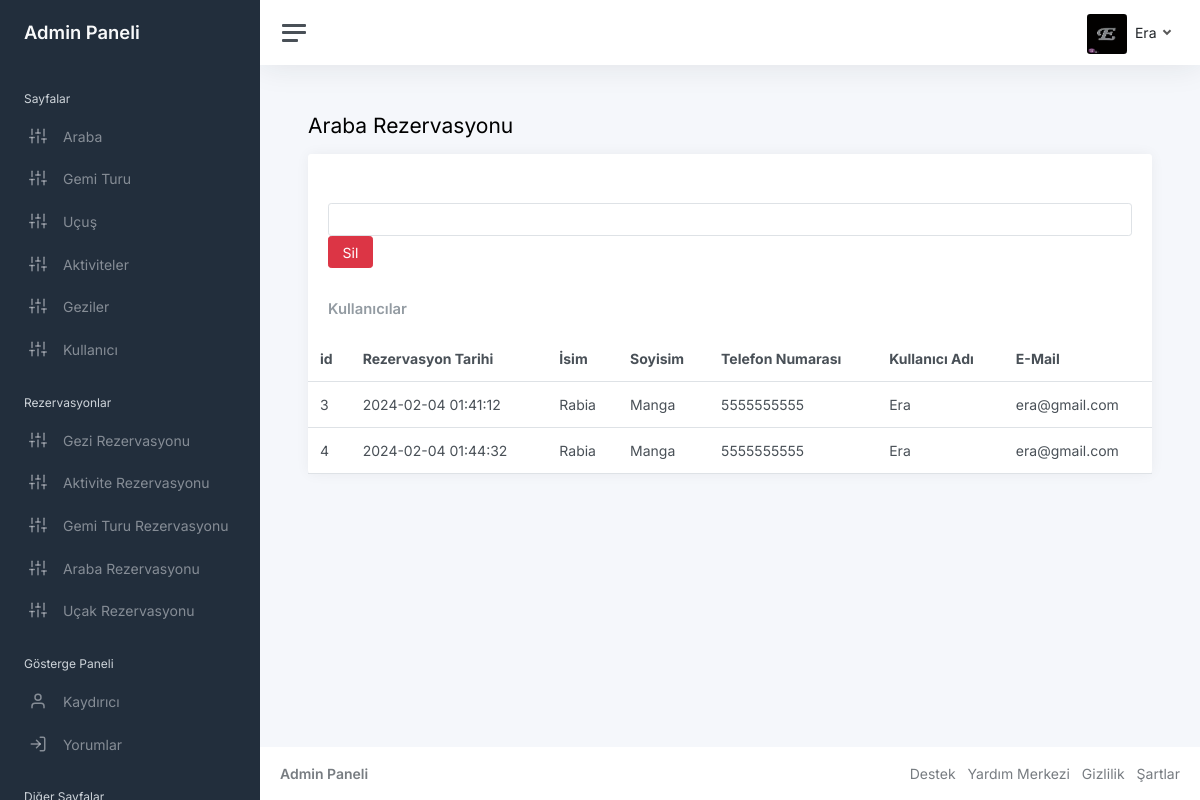
The page /admin/booking-car.php (signed in) on the database its author committed.
### tables this page shows
CREATE TABLE `bookings_car` (
  `booking_id` int(11) NOT NULL,
  `user_id` int(11) DEFAULT NULL,
  `car_id` int(11) DEFAULT NULL,
  `booking_date` timestamp NOT NULL DEFAULT current_timestamp(),
  `first_name` varchar(255) DEFAULT NULL,
  `last_name` varchar(255) DEFAULT NULL,
  `phone_number` varchar(15) DEFAULT NULL
);

CREATE TABLE `users` (
  `id` int(4) NOT NULL,
  `username` varchar(200) NOT NULL,
  `mypassword` varchar(200) NOT NULL,
  `email` varchar(200) NOT NULL,
  `create_at` timestamp NOT NULL DEFAULT current_timestamp(),
  `admin` int(3) NOT NULL
);

### admin/booking-car.php (the view, shortened to what this page needs)
<?php require "includes/header.php"?>
<main class="content">
				<div class="container-fluid p-0">
					<h1 class="h3 mb-3">Araba Rezervasyonu</h1>
					<div class="row">
						<div class="col-12">
							<div class="card">
							<div class="card-header">
</div>
							<div class="card-header">
							<form method="post">
							<input type="number" class="form-control" name="id">
<button name="submit"  class="btn btn-danger" type="submit" id="form_submit_button" class="form_submit_button button trans_200">Sil<span></span><span></span><span></span></button>
								</div>
								<div class="card-header">
									<h5 class="card-title mb-0">Kullanıcılar</h5>
								</div>
								<table class="table table-hover my-0">
									<thead>
										<tr>
                                        <th>id</th>
											<th>Rezervasyon Tarihi</th>
											<th class="d-none d-xl-table-cell">İsim</th>
											<th class="d-none d-xl-table-cell">Soyisim</th>
											<th>Telefon Numarası</th>
                                            <th>Kullanıcı Adı</th>
                                            <th>E-Mail</th>
										</tr>
									</thead>
									<tbody>
<?php
try {
    $stmt= $conn->prepare("SELECT  bt.booking_id,  bt.booking_date, bt.first_name, bt.last_name, bt.phone_number, u.username, u.email, t.title, t.price
    FROM     bookings_car bt    INNER JOIN    users u ON bt.user_id = u.id    INNER JOIN    car t ON bt.car_id = t.id     ");
    $stmt ->execute();
    while($row = $stmt->fetch(PDO::FETCH_ASSOC)){
?>
										<tr>
										<td class="d-none d-xl-table-cell"><?php echo $row["booking_id"]; ?></td>
											<td class="d-none d-xl-table-cell"><?php echo $row["booking_date"]; ?></td>
                                            <td class="d-none d-xl-table-cell"><?php echo $row["first_name"]; ?></td>
                                            <td class="d-none d-xl-table-cell"><?php echo $row["last_name"]; ?></td>
                                            <td class="d-none d-xl-table-cell"><?php echo $row["phone_number"]; ?></td>
                                            <td class="d-none d-xl-table-cell"><?php echo $row["username"]; ?>  </td>
                                            <td class="d-none d-xl-table-cell"><?php echo $row["email"]; ?>  </td>
										</tr>
                                <?php
    }
}
catch(PDOException $e)
{
    echo "Error" .$e->getMessage();
}
                                ?>
									</tbody>
								</table>
							</div>
						</div>
					</div>
				</div>
			</main>
<?php require "includes/footer.php"?>

### rows shown on the page
bookings_car: booking_id "3", booking_date "2024-02-04 01:41:12", first_name "Rabia", last_name "Manga", phone_number "5555555555", user.username "Era", user.email "era@gmail.com"
bookings_car: booking_id "4", booking_date "2024-02-04 01:44:32", first_name "Rabia", last_name "Manga", phone_number "5555555555", user.username "Era", user.email "era@gmail.com"

### other values the page prints
$_SESSION['admin'] "Era"
